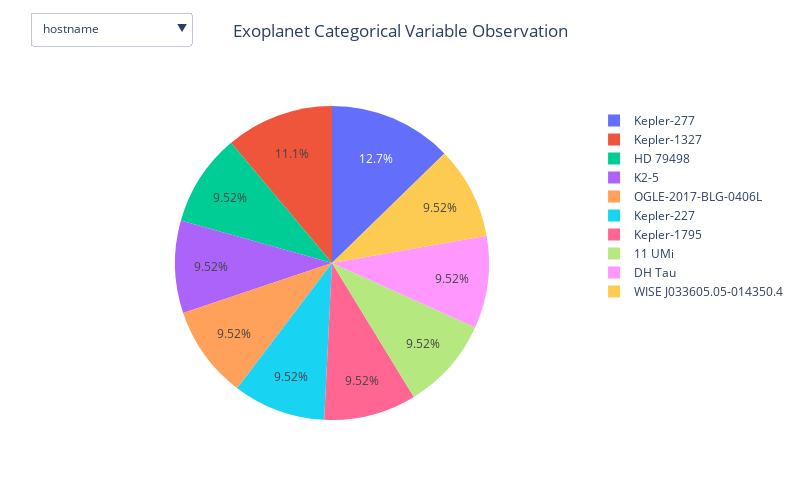

Notebook cell for this chart:
### Code cell
def exploratory_pie_chart(col_list):
      pie_fig = go.Figure()
      button_list = []
      for ind, column in enumerate(col_list):
            find_unique_cols = exo[column].nunique()
            labels = list(set(exo[column].tolist()))
            if find_unique_cols > 10:
                  findtop10 = exo.groupby([column]).size().to_frame()
                  findtop10 = findtop10.reset_index()
                  findtop10.columns = [column, "count"]
                  findtop10 = findtop10.sort_values(by=["count"], ascending=False)
                  top10list = findtop10[column].iloc[0:10].tolist()
                  values = [len(exo[exo[column] == item]) for item in top10list]
                  
            else:
                  values = [len(exo[exo[column] == item]) for item in labels]

            pie_fig.add_trace(go.Pie(labels=labels, values=values, name=column, visible=True if ind == 0 else False))

            col_count = [False] * len(col_list)
            modified_list = []
            for ind_count, col_name in enumerate(col_count):
                  modified_list.append(True if ind_count == ind else False)
            button = dict(label=column, args=[{"visible":modified_list, "title":column}], method="update")
            button_list.append(button)

      pie_fig.update_layout(
            updatemenus=[dict(buttons=list(button_list),
                      direction="down",
                      showactive=True,
                      x=-0.1,
                      xanchor="left",
                      y=1.3,
                      yanchor="top"),
                ],
                title=go.layout.Title(text="Exoplanet Categorical Variable Observation",
                                            x=0.5,
                                            y=0.95),
                                            width=800,
                                            height=500,
                                            autosize=True
                )
                                         
      pie_fig.show()

exploratory_pie_chart(["hostname", "generalized_spectype", "discoverymethod"])

### Figure 1 — Plotly figure (JSON) as saved in the notebook; plotly's stock layout.template omitted (floating-point values rounded to 4 significant figures; data arrays with more than 128 entries replaced by an {"elided": "..."} marker saying what was removed)
{"data": [{"labels": {"elided": "4074 str values"}, "name": "hostname", "type": "pie", "values": [8, 7, 6, 6, 6, 6, 6, 6, 6, 6], "visible": true}, {"labels": ["G", "A", "B", "F", "K", "M", "Undefined"], "name": "generalized_spectype", "type": "pie", "values": [693, 21, 11, 244, 548, 407, 3546], "visible": false}, {"labels": ["Orbital Brightness Modulation", "Astrometry", "Radial Velocity", "Imaging", "Microlensing", "Transit", "Eclipse Timing Variations", "Pulsation Timing Variations", "Disk Kinematics", "Pulsar Timing", "Transit Timing Variations"], "name": "discoverymethod", "type": "pie", "values": [4092, 1048, 200, 67, 25, 17, 9, 7, 2, 2], "visible": false}], "layout": {"autosize": true, "height": 500, "title": {"text": "Exoplanet Categorical Variable Observation", "x": 0.5, "y": 0.95}, "updatemenus": [{"buttons": [{"args": [{"title": "hostname", "visible": [true, false, false]}], "label": "hostname", "method": "update"}, {"args": [{"title": "generalized_spectype", "visible": [false, true, false]}], "label": "generalized_spectype", "method": "update"}, {"args": [{"title": "discoverymethod", "visible": [false, false, true]}], "label": "discoverymethod", "method": "update"}], "direction": "down", "showactive": true, "x": -0.1, "xanchor": "left", "y": 1.3, "yanchor": "top"}], "width": 800}}
